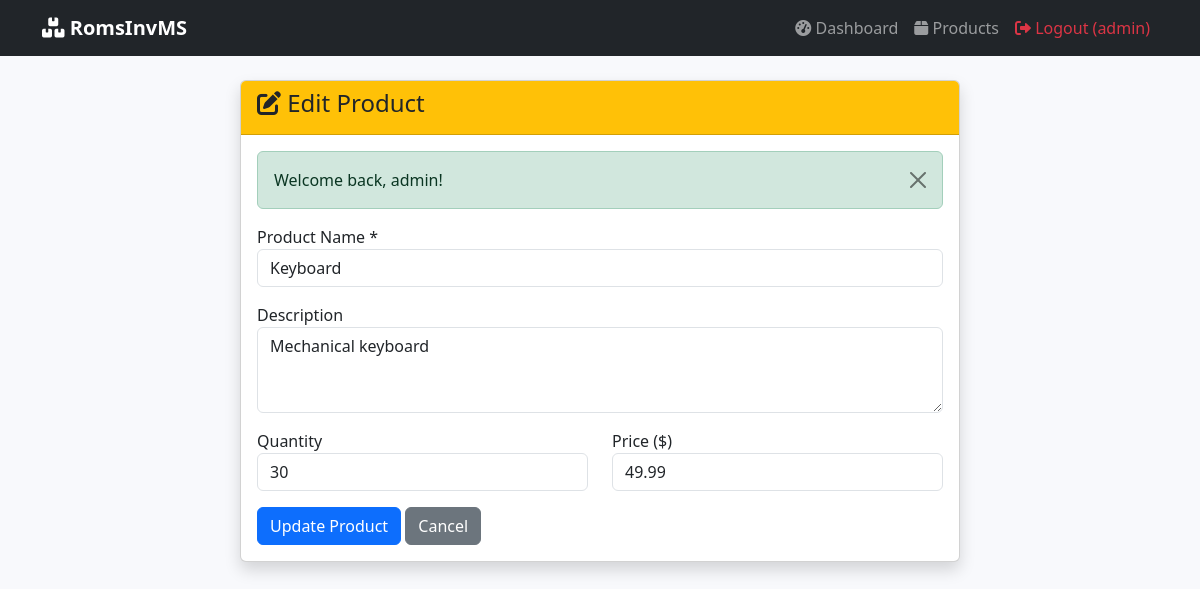
/products/edit.php?id=3 (signed in), run on the app's committed database.
### tables this page shows
CREATE TABLE IF NOT EXISTS products (
    id INT AUTO_INCREMENT PRIMARY KEY,
    name VARCHAR(100) NOT NULL,
    description TEXT,
    quantity INT NOT NULL DEFAULT 0,
    price DECIMAL(10,2) NOT NULL DEFAULT 0.00,
    created_at TIMESTAMP DEFAULT CURRENT_TIMESTAMP,
    updated_at TIMESTAMP DEFAULT CURRENT_TIMESTAMP ON UPDATE CURRENT_TIMESTAMP
);

### products/edit.php (the view, shortened to what this page needs)
<?php
require_once '../config/database.php';
require_once '../includes/auth.php';
$id = isset($_GET['id']) ? (int)$_GET['id'] : 0;
$stmt = $pdo->prepare("SELECT * FROM products WHERE id = ?");
$stmt->execute([$id]);
$product = $stmt->fetch();
?>
<?php include '../includes/header.php'; ?>
<div class="container">
    <div class="row justify-content-center">
        <div class="col-md-8">
            <div class="card shadow">
                <div class="card-header bg-warning text-dark">
                    <h4><i class="fas fa-edit"></i> Edit Product</h4>
                </div>
                <div class="card-body">
                    <form method="POST">
                        <div class="mb-3">
                            <label>Product Name *</label>
                            <input type="text" name="name" class="form-control" value="<?= htmlspecialchars($product['name']) ?>" required>
                        </div>
                        <div class="mb-3">
                            <label>Description</label>
                            <textarea name="description" class="form-control" rows="3"><?= htmlspecialchars($product['description']) ?></textarea>
                        </div>
                        <div class="row">
                            <div class="col-md-6 mb-3">
                                <label>Quantity</label>
                                <input type="number" name="quantity" class="form-control" value="<?= $product['quantity'] ?>" min="0">
                            </div>
                            <div class="col-md-6 mb-3">
                                <label>Price ($)</label>
                                <input type="number" step="0.01" name="price" class="form-control" value="<?= $product['price'] ?>" min="0">
                            </div>
                        </div>
                        <button type="submit" class="btn btn-primary">Update Product</button>
                        <a href="index.php" class="btn btn-secondary">Cancel</a>
                    </form>
                </div>
            </div>
        </div>
    </div>
</div>
<?php include '../includes/footer.php'; ?>

### includes/header.php (style rules this page uses)
body { background-color: #f8f9fc; }

### data on the page
products: name "Keyboard", description "Mechanical keyboard", quantity "30", price "49.99"

### other printed values
$_SESSION['username'] "admin"
$_SESSION['success'] "Welcome back, admin!"
